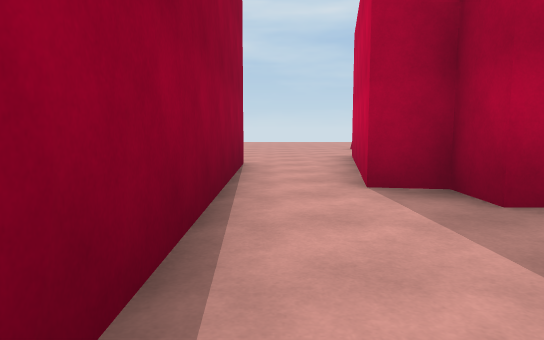
[1] (above)

18 first-person views from a walk through a 3-D level made in the Unity game engine. The camera is 1.2 m above the floor, tilts 6° down and sees 70° across. The floor is counted in squares, 2 m on a side. Each view is taken from the middle of a square. On the plan, view 1 faces up. The plan holds only what a view shows up to about 11 squares ahead; the rest is blank. The place goes on beyond the plan.

[2]
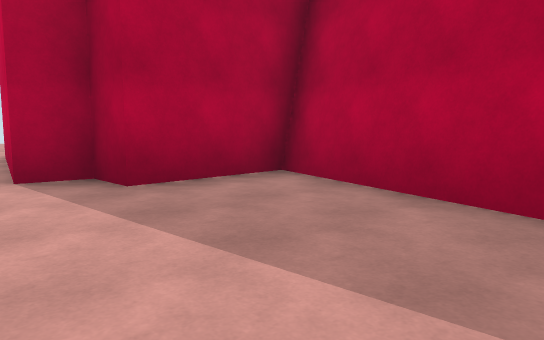

[3]
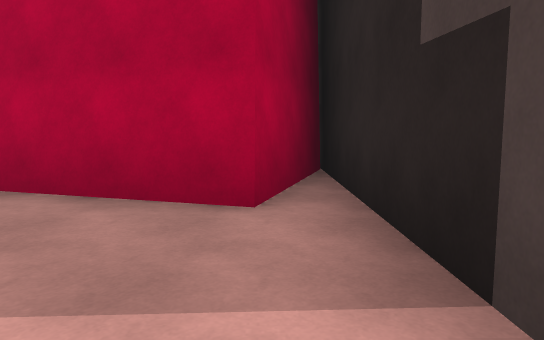

[4]
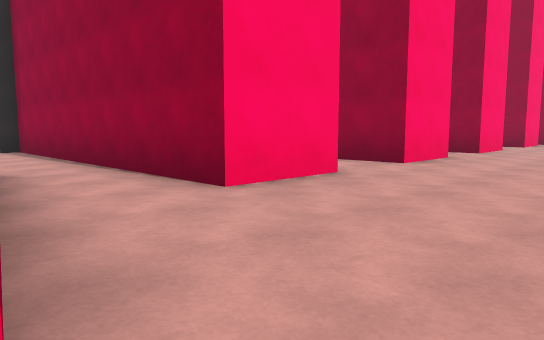

[5]
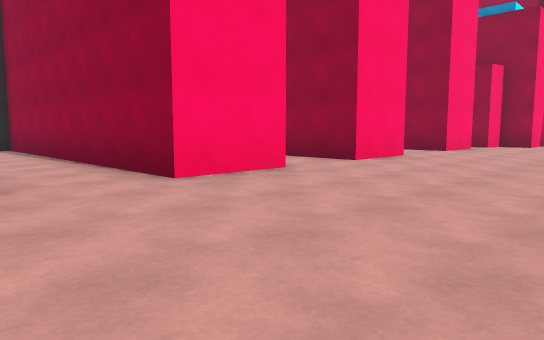

[6]
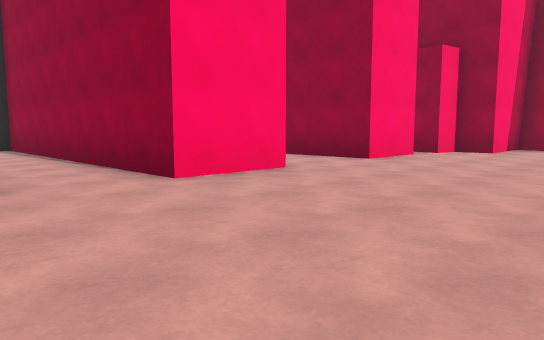

[7]
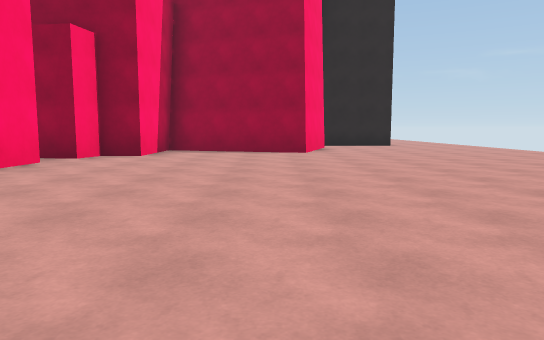

[8]
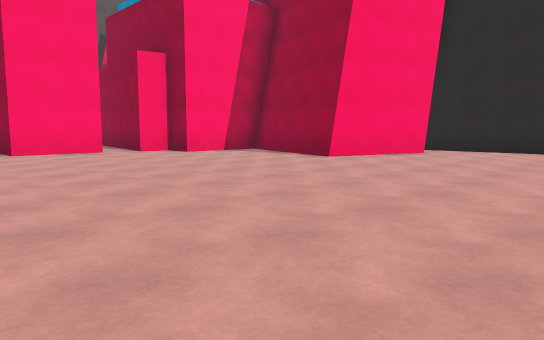

[9]
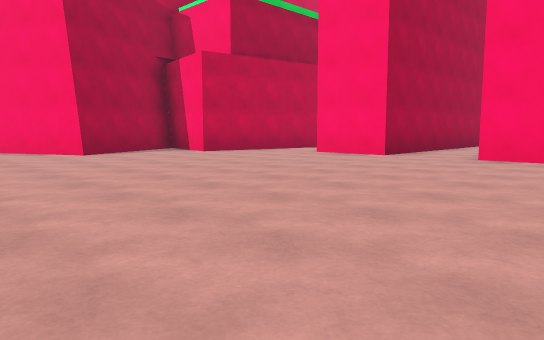

[10]
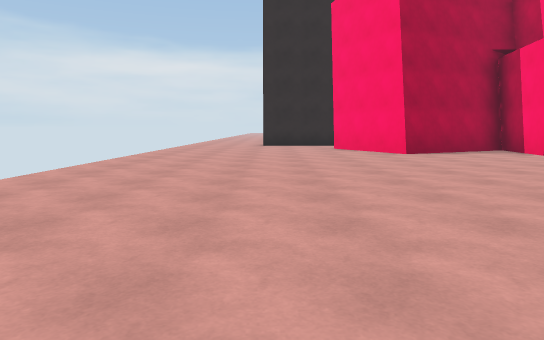

[11]
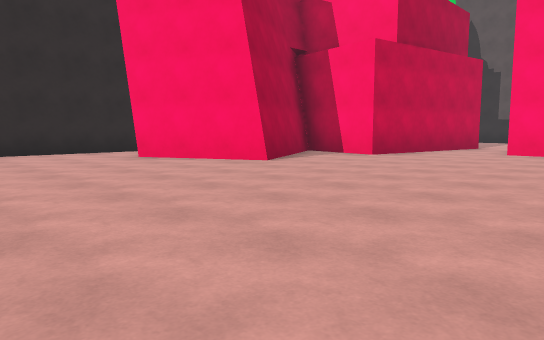

[12]
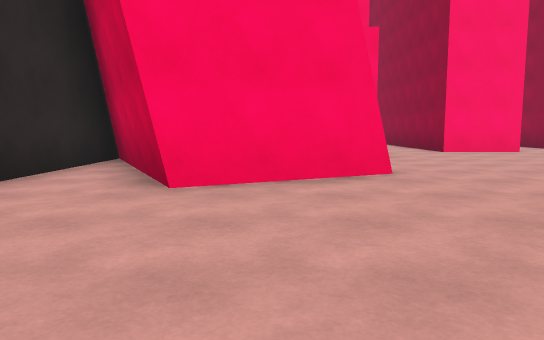

[13]
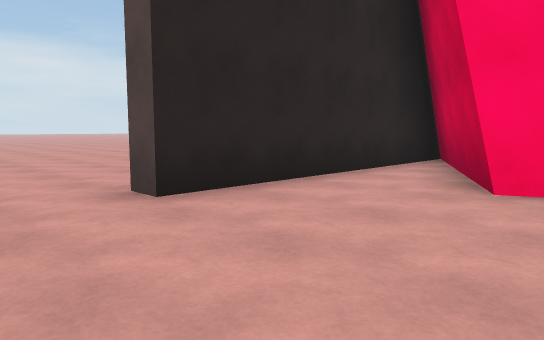

[14]
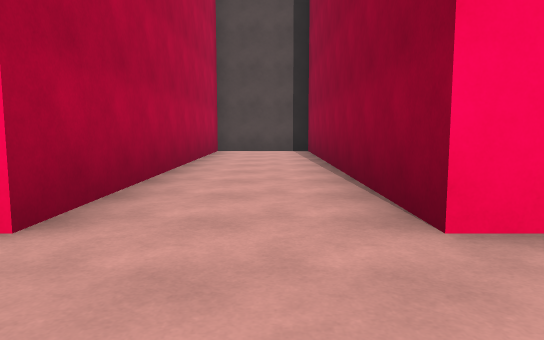

[15]
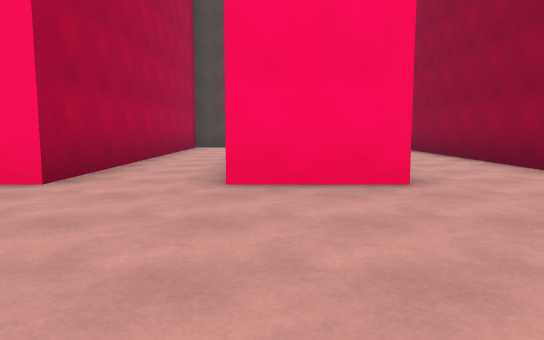

[16]
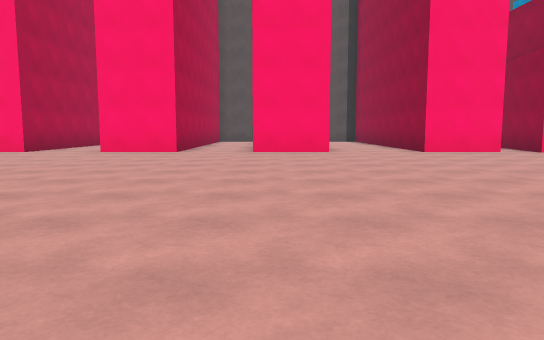

[17]
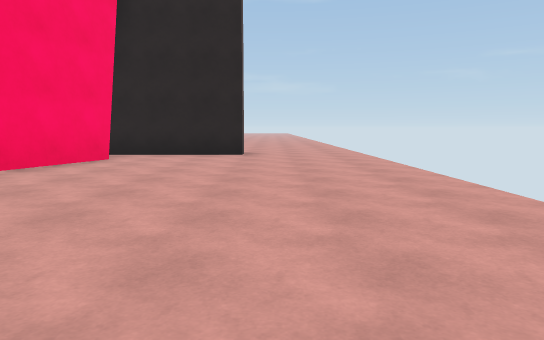

[18]
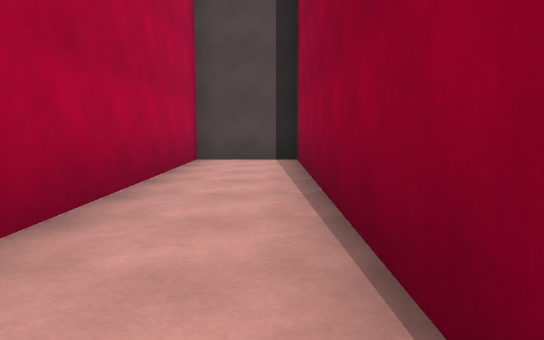

### Floor plan
Points are (right, up) in squares from view 1. A wall is a line through its corners. A room is listed if a view was taken in it or the views show most of it. See-through windows are left out.
Room 1 (views 1, 2, 3)
walls: (3.1, -0.9) (4.3, 2.9) (1.8, 2.9) (1.8, 3.9) (1, 4); (-0.5, 4.6) (-0.5, -1.8) (6.1, -1.8)
ways out: opening at (0, 4) to room 2
Room 2 (views 4, 5, 6, 7, 8, 9, 10, 11, 12, 13, 14, 15, 16, 17, 18)
walls: (-15.1, 6.8) (-13, 6.8) (-13, -1.8) (-10.5, -1.8) (-10.5, 6.8) (-8.5, 6.8) (-8.5, -1.8); (1, 4) (1.8, 8.8) (4.2, 8.4) (2.5, 11.8) (5.1, 13.1) (7.1, 9.2) (7.1, 15.3) (7.8, 15.3); (-6.5, -0.1) (-6.5, 6.8) (-4.5, 6.8) (-4.5, -1.8) (-2.5, -1.8) (-2.5, 6.8) (-0.5, 6.8) (-0.5, 4.6); (-19.1, 8.1) (-16.7, 8.1) (-16.7, 7.2) (-15.9, 7) (-16.1, 5.9); (-21, 12.7) (-18.1, 11.9) (-19.1, 8.5); (-22.2, 15.4) (-22.2, 12.1)
ways out: opening at (0, 4) to room 1; opening at (-22, 16.5); opening at (8, 16.5)

Positions as (right, up) in squares from view 1, and headings:
1: (0, 0), facing up
2: (0, -1), facing up-right
3: (0, -1), facing right
4: (2, 10), facing down-left
5: (-2, 11), facing down-left
6: (-6, 11), facing down-left
7: (-8, 11), facing left
8: (-11, 17), facing down-left
9: (-7, 15), facing down-right
10: (-7, 15), facing right
11: (-3, 17), facing down-right
12: (4, 17), facing down
13: (4, 17), facing down-right
14: (-12, 9), facing down
15: (-9, 11), facing down
16: (-9, 17), facing down
17: (-13, 16), facing left
18: (-4, 6), facing down
